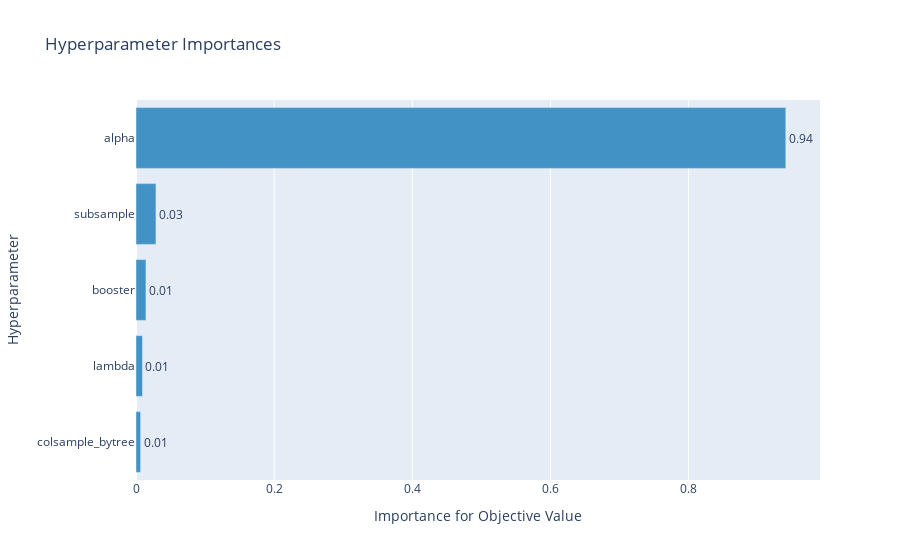

The code cell stored with this chart in its notebook:
### Code cell
optuna.visualization.plot_param_importances(study)

### Figure 1 — Plotly figure (JSON) as saved in the notebook; plotly's stock layout.template omitted (floating-point values rounded to 4 significant figures)
{"data": [{"cliponaxis": false, "hovertemplate": ["colsample_bytree (UniformDistribution): 0.006654647022003575<extra></extra>", "lambda (LogUniformDistribution): 0.00939403526873715<extra></extra>", "booster (CategoricalDistribution): 0.0144064771819317<extra></extra>", "subsample (UniformDistribution): 0.02890457230388857<extra></extra>", "alpha (LogUniformDistribution): 0.940640268223439<extra></extra>"], "marker": {"color": "rgb(66,146,198)"}, "orientation": "h", "text": ["0.006654647022003575", "0.00939403526873715", "0.0144064771819317", "0.02890457230388857", "0.940640268223439"], "textposition": "outside", "texttemplate": "%{text:.2f}", "type": "bar", "x": [0.006655, 0.009394, 0.01441, 0.0289, 0.9406], "y": ["colsample_bytree", "lambda", "booster", "subsample", "alpha"]}], "layout": {"showlegend": false, "title": {"text": "Hyperparameter Importances"}, "xaxis": {"title": {"text": "Importance for Objective Value"}}, "yaxis": {"title": {"text": "Hyperparameter"}}}}
